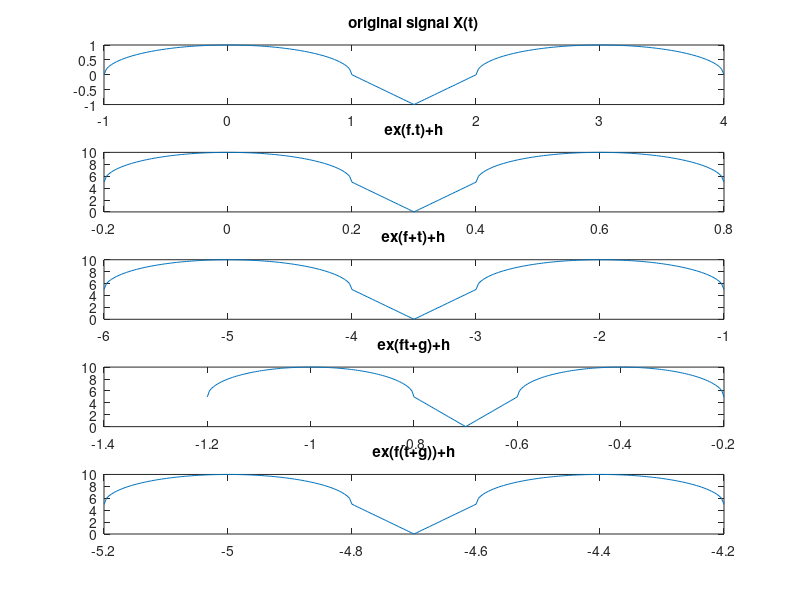

Here is the MATLAB script that generated this plot:
clear all;
close all;
clc;
x=linspace(-1,1,100);
y=sqrt(1-(x.^2));
a=linspace(2,4,100);
b=sqrt(1-(a-3).^2);
c=linspace(1,1.5,25);
y1=2*(1-c);
d=linspace(1.5,2,25);
y2=(d-2)/0.5;
z1=[x c ];
z2=[z1 d];
z=[z2 a];
q1=[y y1];
q2=[q1 y2];
q=[q2 b];
subplot(2,2,[1,2]);
plot(z,q);
title('original signal X(t)');
e=input("Enter e: ");
f=input("Enter f: ");
g=input("Enter g: ");
h=input("Enter h: ");
runner=1;
while(runner)
  disp("1. ex(f.t)+h");
  disp("2. ex(f+t)+h");
  disp("3. ex(ft+g)+h");
  disp("4. ex(f(t+g))+h");
  disp("5. All");
  disp("6. Exit");
  menu=input("Enter choice:");
  switch(menu)
    case 1
      subplot(2,2,[3 4]);
      plot(z/f,e*q+h);
      title("ex(f.t)+h");
    case 2
      subplot(2,2,[3 4]);
      plot(z-f,e*q+h);
      title("ex(f+t)+h");
    case 3
      subplot(2,2,[3 4]);
      plot((z-g)/f,e*q+h);
      title("ex(ft+g)+h");
    case 4
      subplot(2,2,[3 4]);
      plot((z-f*g)/f,e*q+h);
      title("ex(f(t+g))+h");
    case 5
      subplot(5,2,[1,2]);
      plot(z,q);
      title('original signal X(t)');
      subplot(5,2,[3 4]);
      plot(z/f,e*q+h);
      title("ex(f.t)+h");
      subplot(5,2,[5 6]);
      plot(z-f,e*q+h);
      title("ex(f+t)+h");
      subplot(5,2,[7 8]);
      plot((z-g)/f,e*q+h);
      title("ex(ft+g)+h");
      subplot(5,2,[9 10]);
      plot((z-f*g)/f,e*q+h);
      title("ex(f(t+g))+h");
      runner=0;
    case 6
      runner=0;
    otherwise
      runner=0;
  endswitch

endwhile;

